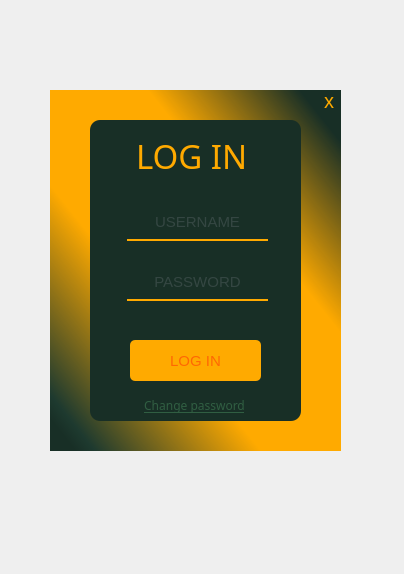
<?xml version="1.0" encoding="UTF-8"?>
<ui version="4.0">
 <class>Form</class>
 <widget class="QWidget" name="Form">
  <property name="geometry">
   <rect>
    <x>0</x>
    <y>0</y>
    <width>404</width>
    <height>574</height>
   </rect>
  </property>
  <property name="windowTitle">
   <string>Form</string>
  </property>
  <widget class="QLabel" name="gradientBackground">
   <property name="geometry">
    <rect>
     <x>50</x>
     <y>90</y>
     <width>291</width>
     <height>361</height>
    </rect>
   </property>
   <property name="font">
    <font>
     <bold>false</bold>
    </font>
   </property>
   <property name="styleSheet">
    <string notr="true">background-color: rgb(16, 31, 25);
border-color: 3 px rgb(255, 170, 0);
background-color: qlineargradient(spread:pad, x1:0, y1:1, x2:1, y2:0.0170455, stop:0 rgba(24, 47, 38, 255), stop:0.0454545 rgba(24, 47, 38, 255), stop:0.0795455 rgba(30, 58, 47, 255), stop:0.369318 rgba(255, 170, 0, 255), stop:0.465909 rgba(255, 170, 0, 255), stop:0.517045 rgba(255, 170, 0, 255), stop:0.528409 rgba(255, 170, 0, 255), stop:0.670455 rgba(255, 170, 0, 255), stop:0.935 rgba(24, 47, 38, 255));
</string>
   </property>
   <property name="text">
    <string/>
   </property>
  </widget>
  <widget class="QLabel" name="background">
   <property name="geometry">
    <rect>
     <x>90</x>
     <y>120</y>
     <width>211</width>
     <height>301</height>
    </rect>
   </property>
   <property name="styleSheet">
    <string notr="true">background-color: rgb(24, 47, 38);
background-color: rgb(24, 47, 38);
border-radius:10px;
</string>
   </property>
   <property name="text">
    <string/>
   </property>
  </widget>
  <widget class="QLabel" name="loginText">
   <property name="geometry">
    <rect>
     <x>136</x>
     <y>130</y>
     <width>121</width>
     <height>51</height>
    </rect>
   </property>
   <property name="font">
    <font>
     <family>Microsoft YaHei</family>
     <pointsize>25</pointsize>
     <bold>false</bold>
    </font>
   </property>
   <property name="styleSheet">
    <string notr="true">color: rgb(255, 170, 0);</string>
   </property>
   <property name="text">
    <string>LOG IN</string>
   </property>
  </widget>
  <widget class="QLineEdit" name="usernameLine">
   <property name="geometry">
    <rect>
     <x>127</x>
     <y>210</y>
     <width>141</width>
     <height>31</height>
    </rect>
   </property>
   <property name="font">
    <font>
     <pointsize>11</pointsize>
    </font>
   </property>
   <property name="styleSheet">
    <string notr="true">background-color: rgba(0, 0, 0, 0);
border:2px solid rgba(0, 0, 0, 0);
border-bottom-color: rgb(255, 170, 0);
color: rgb(80, 93, 94);
padding-bottom: 7px;</string>
   </property>
   <property name="alignment">
    <set>Qt::AlignCenter</set>
   </property>
   <property name="placeholderText">
    <string>USERNAME</string>
   </property>
  </widget>
  <widget class="QLineEdit" name="passwordLine">
   <property name="geometry">
    <rect>
     <x>127</x>
     <y>270</y>
     <width>141</width>
     <height>31</height>
    </rect>
   </property>
   <property name="font">
    <font>
     <pointsize>11</pointsize>
    </font>
   </property>
   <property name="styleSheet">
    <string notr="true">background-color: rgba(0, 0, 0, 0);
border:2px solid rgba(0, 0, 0, 0);
border-bottom-color: rgb(255, 170, 0);
color: rgb(80, 93, 94);
padding-bottom: 7px;</string>
   </property>
   <property name="echoMode">
    <enum>QLineEdit::Password</enum>
   </property>
   <property name="alignment">
    <set>Qt::AlignCenter</set>
   </property>
   <property name="dragEnabled">
    <bool>false</bool>
   </property>
   <property name="placeholderText">
    <string>PASSWORD</string>
   </property>
  </widget>
  <widget class="QPushButton" name="pushButton">
   <property name="geometry">
    <rect>
     <x>130</x>
     <y>340</y>
     <width>131</width>
     <height>41</height>
    </rect>
   </property>
   <property name="font">
    <font>
     <pointsize>11</pointsize>
     <bold>false</bold>
    </font>
   </property>
   <property name="styleSheet">
    <string notr="true">QPushButton#pushButton{
	background-color: rgb(255, 170, 0);
	color: rgb(255, 104, 3);
	border-radius: 5px;
}

QPushButton#pushButton:pressed{
	padding-left:3px;
	padding-top:3px;
	background-color: rgb(255, 206, 12);
	background-position:calc(100%-10px)center;
}

QPushButton#pushButton:hover{
	background-color: rgb(255, 206, 12);
}
</string>
   </property>
   <property name="text">
    <string>LOG IN</string>
   </property>
  </widget>
  <widget class="QLabel" name="statusLabel">
   <property name="geometry">
    <rect>
     <x>95</x>
     <y>170</y>
     <width>201</width>
     <height>51</height>
    </rect>
   </property>
   <property name="font">
    <font>
     <bold>false</bold>
    </font>
   </property>
   <property name="styleSheet">
    <string notr="true">color: rgb(255, 46, 56);</string>
   </property>
   <property name="text">
    <string/>
   </property>
   <property name="alignment">
    <set>Qt::AlignCenter</set>
   </property>
  </widget>
  <widget class="QLabel" name="changePassword">
   <property name="geometry">
    <rect>
     <x>144</x>
     <y>390</y>
     <width>101</width>
     <height>31</height>
    </rect>
   </property>
   <property name="font">
    <font>
     <family>Microsoft YaHei UI Light</family>
     <underline>true</underline>
    </font>
   </property>
   <property name="styleSheet">
    <string notr="true">color: rgb(59, 115, 92);
color: rgb(48, 94, 66);</string>
   </property>
   <property name="text">
    <string>Change password</string>
   </property>
   <property name="alignment">
    <set>Qt::AlignCenter</set>
   </property>
  </widget>
  <widget class="QLabel" name="closeLabel">
   <property name="geometry">
    <rect>
     <x>324</x>
     <y>90</y>
     <width>16</width>
     <height>21</height>
    </rect>
   </property>
   <property name="font">
    <font>
     <pointsize>15</pointsize>
     <bold>false</bold>
    </font>
   </property>
   <property name="styleSheet">
    <string notr="true">color: rgb(255, 170, 0);</string>
   </property>
   <property name="text">
    <string>x</string>
   </property>
  </widget>
 </widget>
 <resources/>
 <connections/>
</ui>
